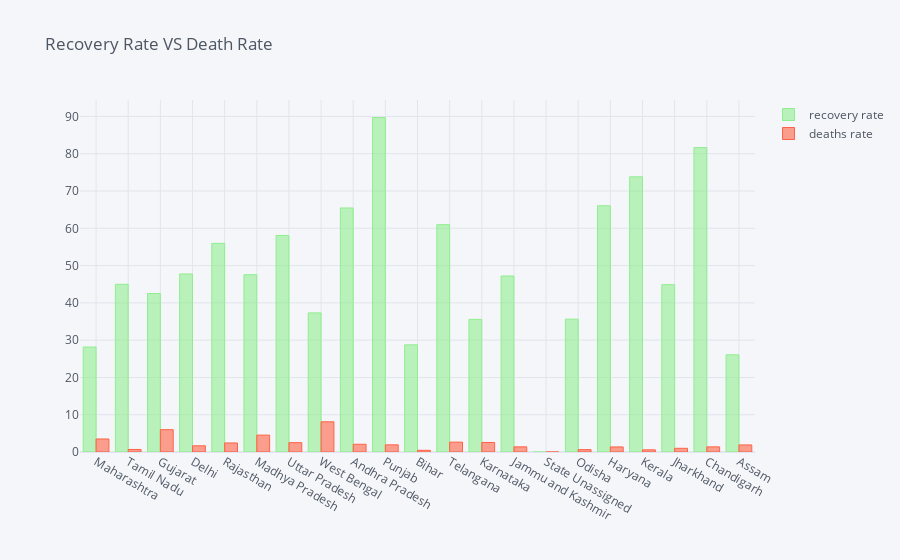

Notebook code for this chart:
### Code cell
df.iplot(kind = 'bar', x = 'state', y = ['recovery rate', 'deaths rate'], title='Recovery Rate VS Death Rate', colors=['#90EE90', '#FF6347'])

### Figure 1 — Plotly figure (JSON) as saved in the notebook; plotly's stock layout.template omitted (floating-point values rounded to 4 significant figures)
{"data": [{"marker": {"color": "rgba(144, 238, 144, 0.6)", "line": {"color": "rgba(144, 238, 144, 1.0)", "width": 1}}, "name": "recovery rate", "orientation": "v", "text": "", "type": "bar", "x": ["Maharashtra", "Tamil Nadu", "Gujarat", "Delhi", "Rajasthan", "Madhya Pradesh", "Uttar Pradesh", "West Bengal", "Andhra Pradesh", "Punjab", "Bihar", "Telangana", "Karnataka", "Jammu and Kashmir", "State Unassigned", "Odisha", "Haryana", "Kerala", "Jharkhand", "Chandigarh", "Assam"], "y": [28.16, 44.98, 42.51, 47.75, 55.97, 47.55, 58.1, 37.32, 65.45, 89.69, 28.74, 60.98, 35.58, 47.2, 0, 35.63, 66.05, 73.81, 44.88, 81.65, 26.07]}, {"marker": {"color": "rgba(255, 99, 71, 0.6)", "line": {"color": "rgba(255, 99, 71, 1.0)", "width": 1}}, "name": "deaths rate", "orientation": "v", "text": "", "type": "bar", "x": ["Maharashtra", "Tamil Nadu", "Gujarat", "Delhi", "Rajasthan", "Madhya Pradesh", "Uttar Pradesh", "West Bengal", "Andhra Pradesh", "Punjab", "Bihar", "Telangana", "Karnataka", "Jammu and Kashmir", "State Unassigned", "Odisha", "Haryana", "Kerala", "Jharkhand", "Chandigarh", "Assam"], "y": [3.492, 0.6802, 5.988, 1.664, 2.425, 4.531, 2.502, 8.101, 2.073, 1.923, 0.4529, 2.649, 2.555, 1.38, 0, 0.6346, 1.358, 0.5789, 0.9901, 1.376, 1.896]}], "layout": {"legend": {"bgcolor": "#F5F6F9", "font": {"color": "#4D5663"}}, "paper_bgcolor": "#F5F6F9", "plot_bgcolor": "#F5F6F9", "title": {"font": {"color": "#4D5663"}, "text": "Recovery Rate VS Death Rate"}, "xaxis": {"gridcolor": "#E1E5ED", "showgrid": true, "tickfont": {"color": "#4D5663"}, "title": {"font": {"color": "#4D5663"}, "text": ""}, "zerolinecolor": "#E1E5ED"}, "yaxis": {"gridcolor": "#E1E5ED", "showgrid": true, "tickfont": {"color": "#4D5663"}, "title": {"font": {"color": "#4D5663"}, "text": ""}, "zerolinecolor": "#E1E5ED"}}}
